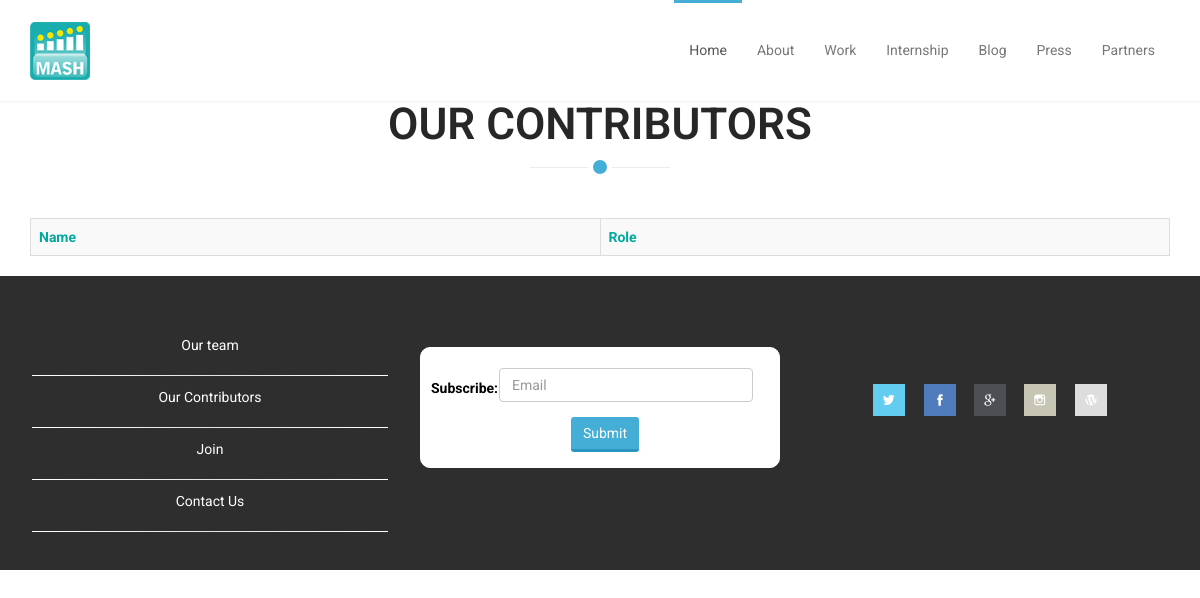
Page /pages/contributors/contributors on the earlier database version.
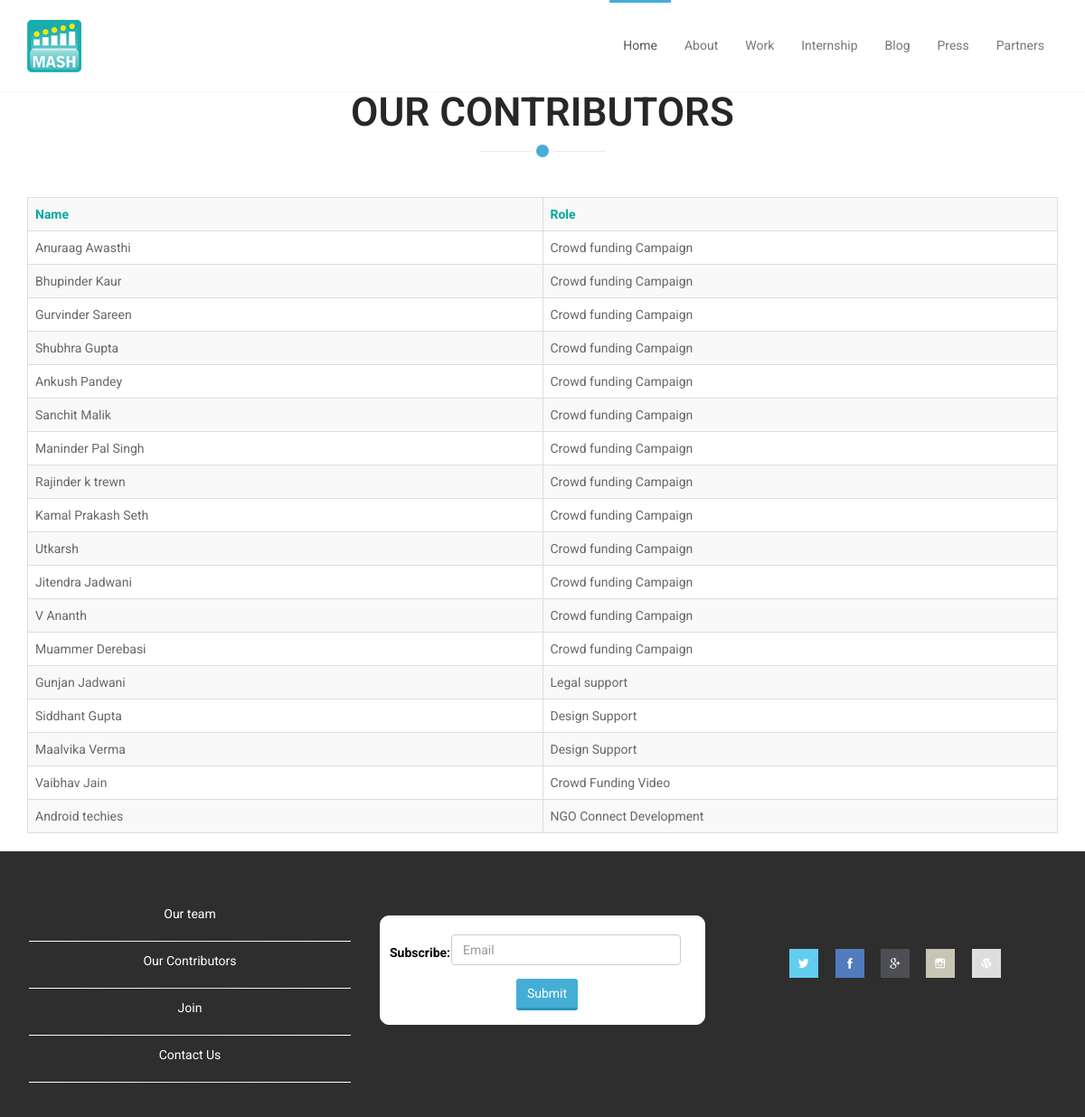
Same page on the later database version.
### tables this page shows
CREATE TABLE IF NOT EXISTS `contributors` (
`con_id` int(10) NOT NULL,
  `con_name` varchar(50) NOT NULL,
  `con_role` varchar(100) NOT NULL
);

### application/controllers/pages.php (called while the page is built, shortened)
<?php
class Pages extends CI_Controller {
	function __construct(){
			$this->load->helper('url');
			$this->load->model('press_model');
			$this->load->model('con_model');
			$this->load->model('team_model');
			$this->load->model('project_model');
			$this->load->model('event_model');
		}
	public function contributors ( $page= 'contributors')
	{
		$this->load->helper('url');
		$data['results'] = $this->con_model->get_con();
		$data['title'] = "Mash Project";
		$this->load->view('templates/header.php',$data);
		$this->load->view('templates/nav.php',$data);
		$this->load->view('pages/'.$page.'.php');
		$this->load->view('templates/footer.php',$data);
	}
}
?>

### index.php (called while the page is built, shortened)
<?php
require_once BASEPATH.'core/CodeIgniter.php';

### application/models/con_model.php (called while the page is built, shortened)
<?php
	class Con_model extends CI_Model {
		public function get_con($limit =false){
			$query = $this->db->get('contributors',$limit);
			return $query->result_array();
		}
	}
?>

### application/views/templates/tmpl_con.php (the view)
<tr>
       <td class="col-sm-6"><?= $con_name ?></td>
       <td class="col-sm-6"><?= $con_role ?></td>
</tr>

### application/views/pages/contributors.php
<div class="container" id="contributors">
    <div class="section-header">
                <h2 class="section-title text-center">Our Contributors</h2>
            </div>
<div class="table-responsive">
<table class="table table-hover table-striped table-bordered">
    <tr style="color: #01a89e">
        <th class="col-sm-6">Name</th>
        <th class="col-sm-6">Role</th>
    </tr>
   <?php
          foreach ($results as $item) :
                     extract($item);
                  include 'C:\xampp1\htdocs\mashproject\application\views\templates\tmpl_con.php';
                 endforeach
    ?>
</table>
</div>
</div>

Differences in the rows shown:
added contributors: con_name "Anuraag Awasthi", con_role "Crowd funding Campaign"
added contributors: con_name "Bhupinder Kaur", con_role "Crowd funding Campaign"
added contributors: con_name "Gurvinder Sareen", con_role "Crowd funding Campaign"
added contributors: con_name "Shubhra Gupta", con_role "Crowd funding Campaign"
added contributors: con_name "Ankush Pandey", con_role "Crowd funding Campaign"
added contributors: con_name "Sanchit Malik", con_role "Crowd funding Campaign"
added contributors: con_name "Maninder Pal Singh", con_role "Crowd funding Campaign"
added contributors: con_name "Rajinder k trewn", con_role "Crowd funding Campaign"
added contributors: con_name "Kamal Prakash Seth", con_role "Crowd funding Campaign"
added contributors: con_name "Utkarsh", con_role "Crowd funding Campaign"
added contributors: con_name "Jitendra Jadwani", con_role "Crowd funding Campaign"
added contributors: con_name "V Ananth", con_role "Crowd funding Campaign"
added contributors: con_name "Muammer Derebasi", con_role "Crowd funding Campaign"
added contributors: con_name "Gunjan Jadwani", con_role "Legal support"
added contributors: con_name "Siddhant Gupta", con_role "Design Support"
added contributors: con_name "Maalvika Verma", con_role "Design Support"
added contributors: con_name "Vaibhav Jain", con_role "Crowd Funding Video"
added contributors: con_name "Android techies", con_role "NGO Connect Development"
